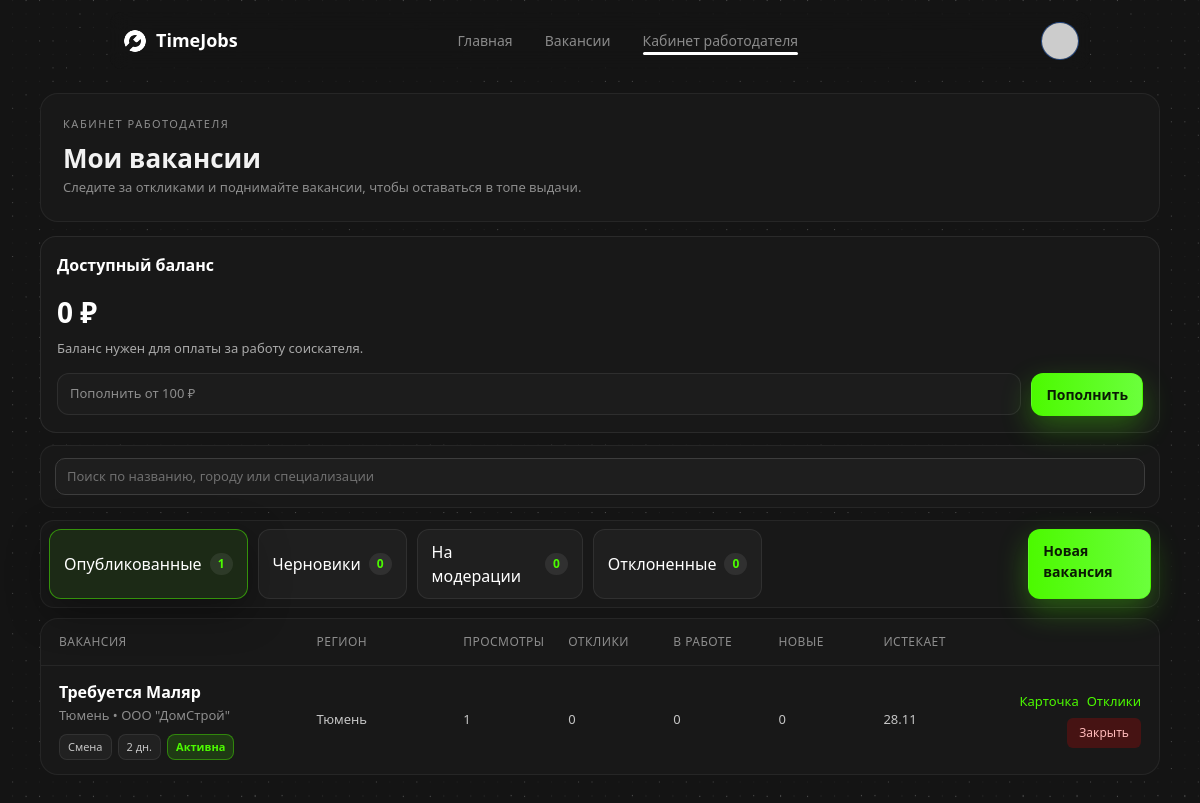
The page /manage (signed in) on the database as committed earlier.
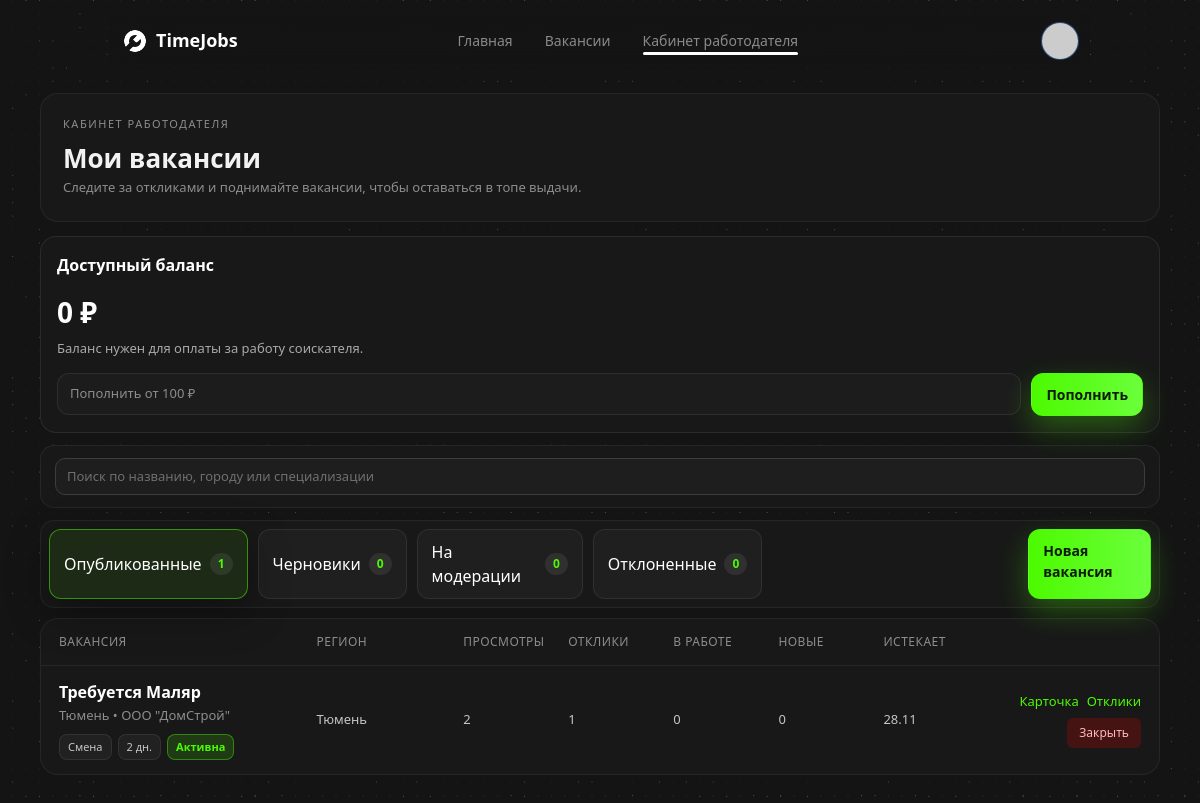
The same page on the database as committed later.
### app.py (models this page shows)
class Job(db.Model):
    id = db.Column(db.Integer, primary_key=True)
    employer_id = db.Column(db.Integer, db.ForeignKey('user.id'), nullable=False)
    title = db.Column(db.String(200), nullable=False)
    description = db.Column(db.Text)
    city = db.Column(db.String(120))
    specialization = db.Column(db.String(120))
    wage = db.Column(db.Float, default=0)
    pay_type = db.Column(db.String(20), default='shift')  # shift, hourly
    duration_days = db.Column(db.Integer, default=1)
    status = db.Column(db.String(20), default='pending')  # pending, approved, rejected
    created_at = db.Column(db.DateTime, default=datetime.datetime.utcnow)
    view_count = db.Column(db.Integer, default=0)
    experience_level = db.Column(db.String(50))
    employment_type = db.Column(db.String(50))
    tariff = db.Column(db.String(50))
    employer = db.relationship('User', backref='jobs')

### app.py (the view, shortened to what this page needs)
@app.route('/manage')
@login_required
def manage():
    search = request.args.get('search', '').strip()
    active_tab = request.args.get('tab', 'approved')
    if current_user.role not in ('employer', 'moderator'):
        flash('Something went wrong.', 'error')
        return redirect(url_for('index'))
    if current_user.role == 'employer':
        query = Job.query.filter_by(employer_id=current_user.id)
        jobs = query.order_by(Job.created_at.desc()).all()
    else:
        jobs = Job.query.filter_by(status='pending')                         .order_by(Job.created_at.desc()).all()
    for job in jobs:
        sorted_apps = sorted(job.applications, key=lambda a: (a.worker.rating or 0), reverse=True)
        job.top_apps = sorted_apps[:3]
        job.responses_total = len(job.applications)
        job.responses_in_work = len([a for a in job.applications if a.status == 'accepted'])
        job.responses_new = len([a for a in job.applications if a.status == 'applied'])
        job.view_count = getattr(job, 'view_count', 0) or 0
        if job.duration_days:
            job.expires_at = (job.created_at or datetime.datetime.utcnow()) + datetime.timedelta(days=job.duration_days)
        else:
            job.expires_at = None
    status_tabs = [dict(tab) for tab in STATUS_TABS]
    status_groups = {tab['key']: [] for tab in status_tabs}
    if current_user.role == 'employer':
        for job in jobs:
            status_key = job.status if job.status in status_groups else 'pending'
            status_groups.setdefault(status_key, []).append(job)
        for tab in status_tabs:
            tab['count'] = len(status_groups.get(tab['key'], []))
        if active_tab not in status_groups:
            active_tab = 'approved'
        elif not status_groups.get(active_tab):
            for tab in status_tabs:
                if status_groups.get(tab['key']):
                    active_tab = tab['key']
                    break
    return render_template(
        'manage.html',
        jobs=jobs,
        status_groups=status_groups if current_user.role == 'employer' else None,
        status_tabs=status_tabs if current_user.role == 'employer' else None,
        active_tab=active_tab if current_user.role == 'employer' else None,
        search=search if current_user.role == 'employer' else None,
    )

### app.py (called while the page is built)
@login_manager.user_loader
def load_user(user_id):
    return User.query.get(int(user_id))

@app.before_request
def _ensure_db_initialized():
    global _db_initialized
    if not _db_initialized:
        init_db()
        _db_initialized = True

### templates/manage.html (shortened to what the changed rows need)
{% extends "base.html" %}
{% block content %}
<div class="profile-page">
    <div class="profile-inner">
        {% if current_user.role == 'employer' %}
        <div class="employer-hero glass-card">
            <div>
                <h1 class="text-18-600" style="font-size: 26px;">Мои вакансии</h1>
            </div>
        </div>
        {% set tab_jobs = status_groups.get(active_tab, []) if status_groups and active_tab else jobs %}
        <div class="employer-table glass-card">
            {% if tab_jobs %}
                {% for job in tab_jobs %}
                <div class="employer-row">
                    <div class="col-title">
                        <div class="employer-row__title">{{ job.title }}</div>
                        <div class="employer-row__meta">
                            {{ job.city or 'Город не указан' }}
                            {% if job.specialization %} • {{ job.specialization }}{% endif %}
                        </div>
                        <div class="employer-row__tags">
                            <span class="employer-pill">{{ 'Почасовая' if job.pay_type == 'hourly' else 'Смена' }}</span>
                            <span class="employer-pill">{{ job.duration_days or 1 }} дн.</span>
                            {% if job.status == 'approved' %}
                                <span class="employer-status success">Активна</span>
                            {% elif job.status == 'pending' %}
                                <span class="employer-status waiting">На модерации</span>
                            {% elif job.status == 'draft' %}
                                <span class="employer-status muted">Черновик</span>
                            {% else %}
                                <span class="employer-status muted">Закрыта</span>
                            {% endif %}
                        </div>
                    </div>
                    <div class="col-city">{{ job.city or '—' }}</div>
                    <div class="col-num">{{ job.view_count or 0 }}</div>
                    <div class="col-num">{{ job.responses_total }}</div>
                    <div class="col-num">{{ job.responses_in_work }}</div>
                    <div class="col-num">{{ job.responses_new }}</div>
                    <div class="col-expire">
                        {% if job.expires_at %}{{ job.expires_at.strftime('%d.%m') }}{% else %}—{% endif %}
                    </div>
                    <div class="col-actions" style="gap:6px; flex-direction:column; align-items:flex-end;">
                        <div style="display:flex; gap:8px; flex-wrap:wrap; justify-content:flex-end;">
                            <a href="{{ url_for('vacancy_detail', job_id=job.id) }}"
                               class="employer-link">Карточка</a>
                            {% if job.status != 'draft' %}
                            <a href="{{ url_for('view_job_applications', job_id=job.id) }}"
                               class="employer-link">Отклики</a>
                            {% endif %}
                        </div>
                        {% if job.status == 'draft' %}
                        <form method="post" action="{{ url_for('change_job_status', job_id=job.id, action='publish') }}">
                            <button class="ra-button preset primary" style="padding: 6px 12px; font-size: 12px;">Опубликовать</button>
                        </form>
                        {% elif job.status == 'pending' %}
                        <form method="post" action="{{ url_for('change_job_status', job_id=job.id, action='draft') }}">
                            <button class="ra-button preset default" style="padding: 6px 12px; font-size: 12px;">В черновики</button>
                        </form>
                        {% elif job.status == 'approved' %}
                        <form method="post" action="{{ url_for('change_job_status', job_id=job.id, action='close') }}">
                            <button class="ra-button preset default" style="padding: 6px 12px; font-size: 12px; background: rgba(255,0,0,0.2); color: #ffbaba;">Закрыть</button>
                        </form>
                        {% endif %}
                    </div>
                </div>
                {% endfor %}
            {% endif %}
        </div>
        {% endif %}
    </div>
</div>
{% endblock %}

Rows that differ between the two databases and show on the page:
changed Job "Требуется Маляр": view_count "1" → "2"; responses_total "0" → "1"
